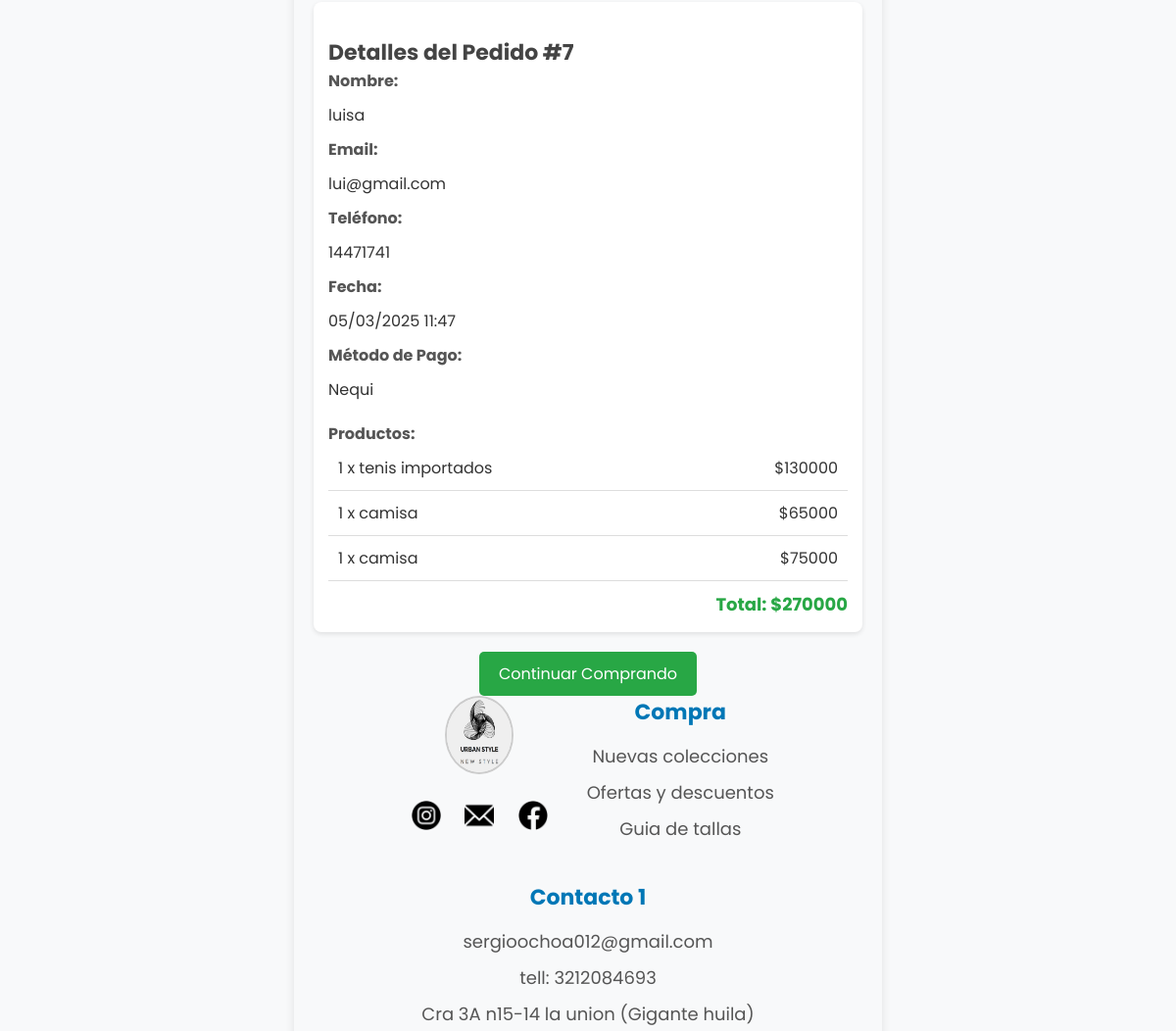
Before: /confirmac/7/ (middle part) with the older database file.
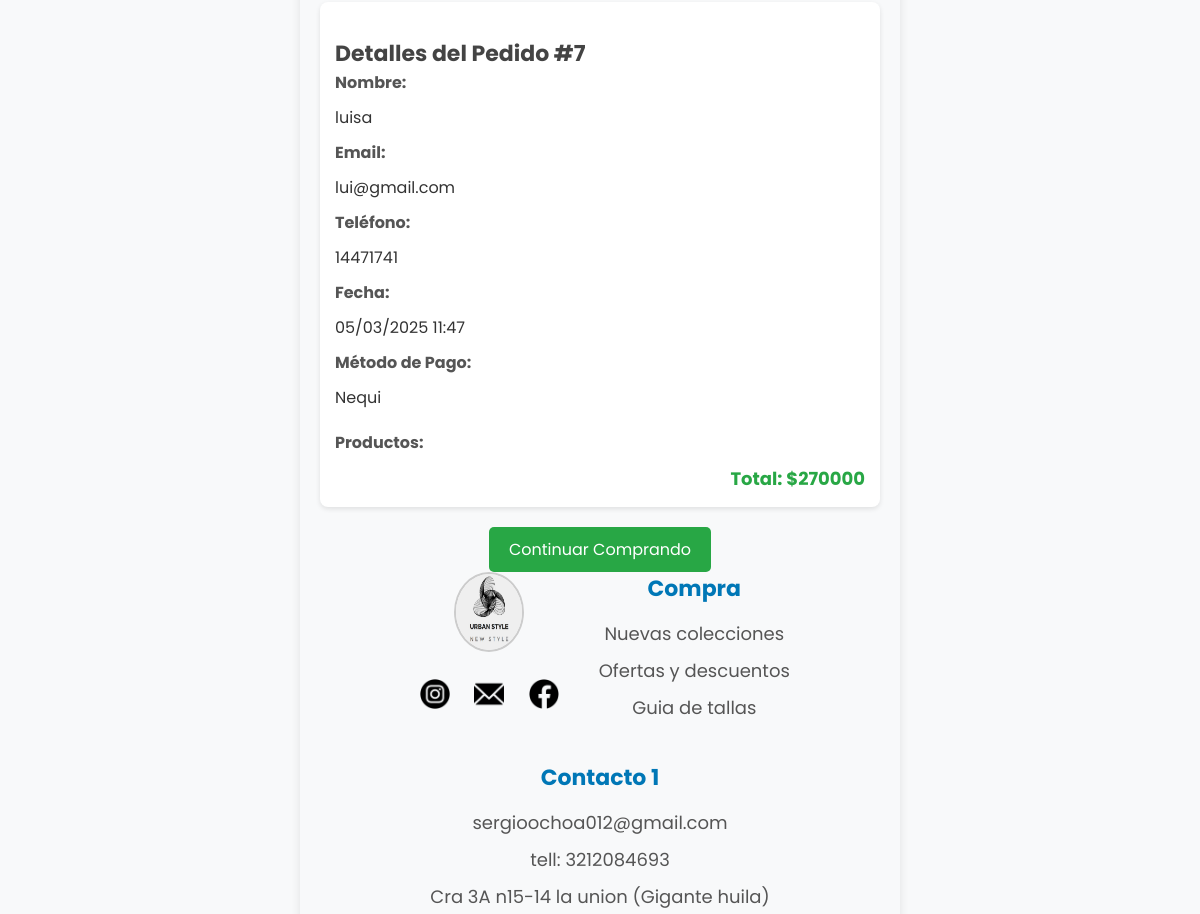
After: the same page with the newer database file.
### productos/models.py (models this page shows, shortened)
class OrdenItem(models.Model):
    orden = models.ForeignKey(Orden, related_name='items', on_delete=models.CASCADE)
    producto = models.ForeignKey("Producto", on_delete=models.CASCADE)
    precio = models.DecimalField(max_digits=10, decimal_places=0)
    cantidad = models.IntegerField(default=1)
    def subtotal(self):
        return self.precio * self.cantidad

class Producto(models.Model):
    CATEGORIAS = [
        ('Hombre', 'Hombre'),
        ('Mujer', 'Mujer'),
    ]
    nombre = models.CharField(max_length=200)
    descripcion = models.TextField()
    precio = models.DecimalField(max_digits=10, decimal_places=0)
    foto = models.ImageField(upload_to='productos/')
    fecha_creacion = models.DateField(auto_now_add=True)
    categoria = models.CharField(max_length=10, choices=CATEGORIAS, default='Hombre')  # 👈 Campo de categoría

### productos/views.py (the view)
# urls.py: path('confirmac/<int:orden_id>/', views.confirmacion, name='confirmar'),
def confirmacion(request, orden_id):
    try:
        if request.user.is_authenticated:
            orden = Orden.objects.get(id=orden_id, usuario=request.user)
        else:
            orden = Orden.objects.get(id=orden_id, sesion_id=request.session.session_key)
        items = OrdenItem.objects.filter(orden=orden)
        return render(request, 'confirmacion.html', {
            'orden': orden,
            'items': items
        })
    except Orden.DoesNotExist:
        messages.error(request, "Orden no encontrada")
        return redirect('productos')

### productos/templates/confirmacion.html (shortened to what this page needs)
{% extends 'base.html' %}
{% load static %}
{% block content %}
<link rel="stylesheet" href="{% static 'tienda/confirmacion.css' %}">
<div class="confirmacion-container">
    <div class="confirmacion-detalles">
        <h2 class="resumen-titulo">Detalles del Pedido #{{ orden.id }}</h2>
        <div class="confirmacion-datos">
            <div>
                <div class="datos-titulo">Nombre:</div>
                <div>{{ orden.nombre }}</div>
            </div>
            <div>
                <div class="datos-titulo">Email:</div>
                <div>{{ orden.email }}</div>
            </div>
            <div>
                <div class="datos-titulo">Teléfono:</div>
                <div>{{ orden.telefono }}</div>
            </div>
            <div>
                <div class="datos-titulo">Fecha:</div>
                <div>{{ orden.fecha_creacion|date:"d/m/Y H:i" }}</div>
            </div>
            <div>
                <div class="datos-titulo">Método de Pago:</div>
                <div>{{ orden.get_metodo_pago_display }}</div>
            </div>
        </div>
        <div class="confirmacion-items">
            <div class="datos-titulo">Productos:</div>
            {% for item in items %}
            <div class="confirmacion-item">
                <div>{{ item.cantidad }} x {{ item.producto.nombre }}</div>
                <div>${{ item.subtotal }}</div>
            </div>
            {% endfor %}
            <div class="confirmacion-total">
                Total: ${{ orden.total }}
            </div>
        </div>
    </div>
    <div class="confirmacion-acciones">
        <a href="{% url 'productos' %}" class="btn btn-success">
            Continuar Comprando
        </a>
    </div>
    <div class="confirmacion-acc
{% endblock %}

Changed rows visible on the page:
removed OrdenItem: cantidad "1", producto.nombre "tenis importados", subtotal "130000"
removed OrdenItem: cantidad "1", producto.nombre "camisa", subtotal "65000"
removed OrdenItem: cantidad "1", producto.nombre "camisa", subtotal "75000"
